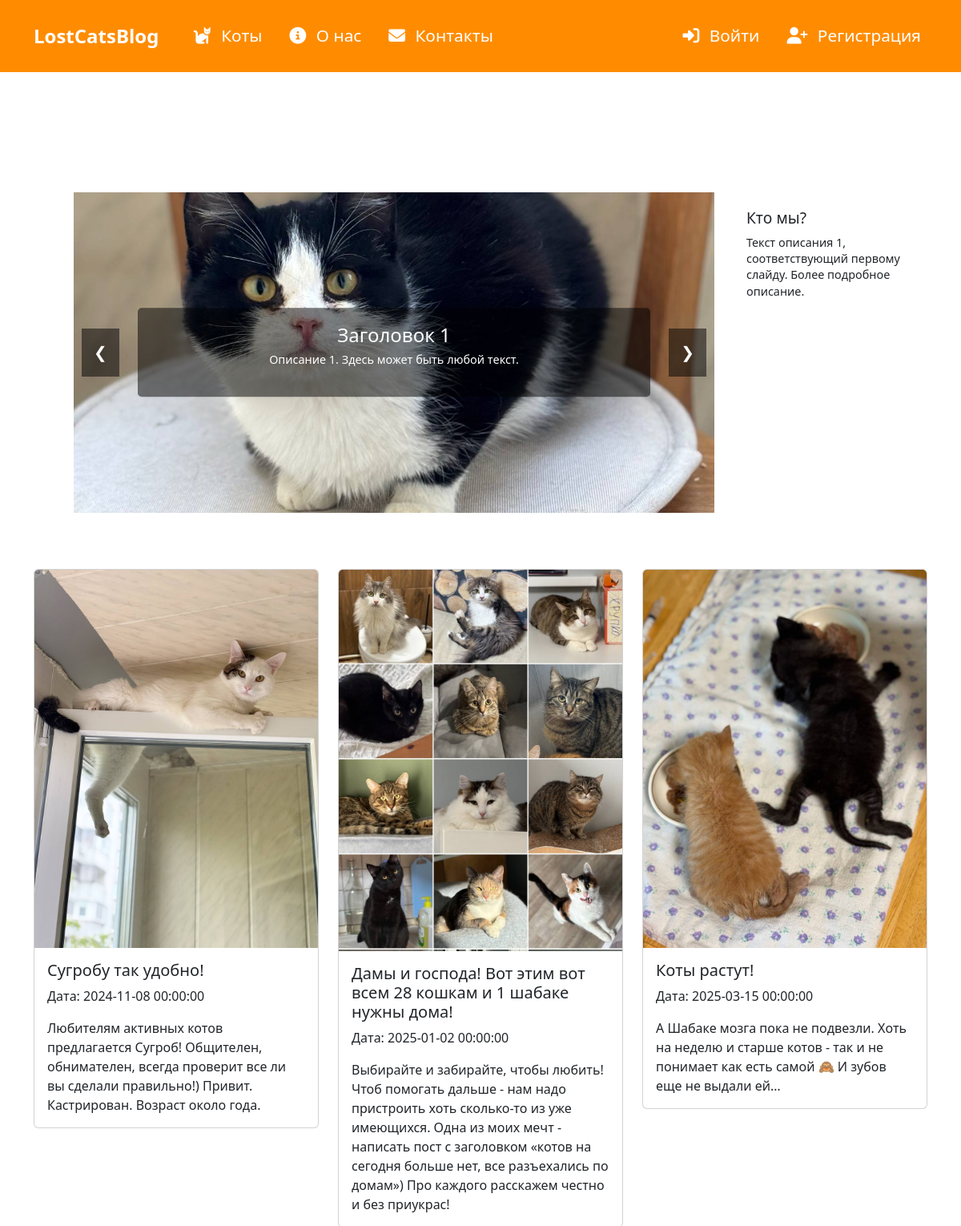
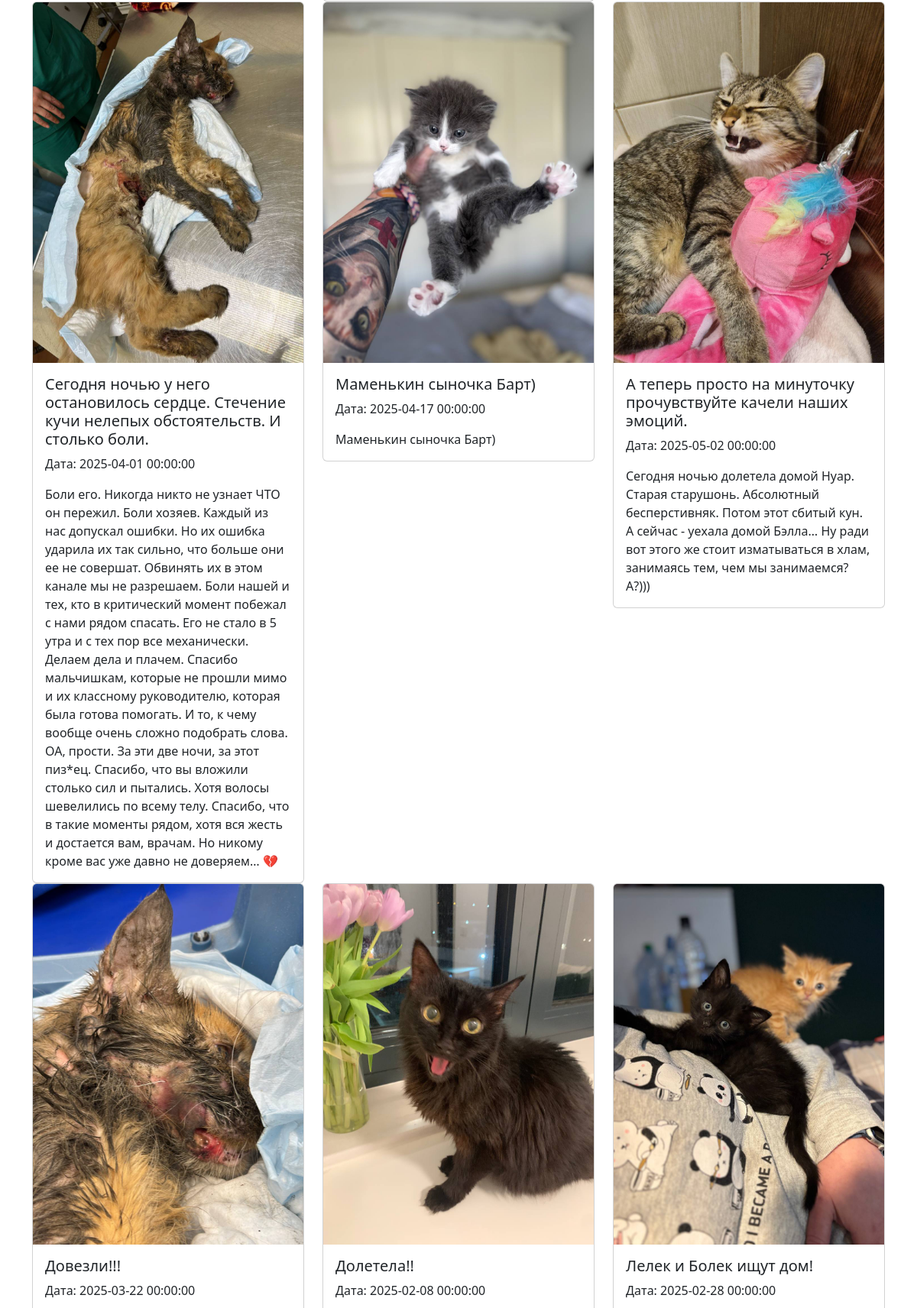
The page / (upper part) on the database its author committed (2 pictures, top to bottom).
### models.py (models this page shows, shortened)
class News(db.Model):
        id = db.Column(db.Integer, primary_key=True)
        title = db.Column(db.String(300), nullable=False)
        date = db.Column(db.DateTime, nullable=False, default=datetime.now)  # Date and time, default to now
        content = db.Column(db.Text, nullable=False)  # Full text of the news
        image_url = db.Column(db.String(500), nullable=True) #URL to image

### app.py (the view)
@app.route('/')
def home_page():
    news = News.query.all()
    return render_template('home_page.html', news=news)

### templates/home_page.html (shortened to what this page needs)
{% extends "navigation.html" %}
{% block content %}
<div class="slider-wrapper">
    <div class="slider-container">
        <div class="slider">
            <div class="slide">
                <img src="static/img/img1.jpeg" alt="Изображение 1">
                <div class="slide-content">
                    <h2>Заголовок 1</h2>
                    <p>Описание 1. Здесь может быть любой текст.</p>
                </div>
            </div>
        </div>
        <button class="slider-button prev">&#10094;</button>
        <button class="slider-button next">&#10095;</button>
    </div>
    <div class="text-container">
        <div class="text-content active">
            <h2>Кто мы?</h2>
            <p>Текст описания 1, соответствующий первому слайду. Более подробное описание.</p>
        </div>
    </div>
</div>
<div class="news">
    <div class="row">
        {% for new in news %}
        <div class="col-md-4">
            <div class="card cat-card">
                <img src="{{ new.image_url }}" class="card-img-top" alt="{{ new.title }}">
                <div class="card-body">
                    <h5 class="card-title">{{ new.title }}</h5>
                    <p class="card-text">Дата: {{ new.date }} </p>
                    <p class="card-text">{{ new.content }}</p>
                </div>
            </div>
        </div>
        {% endfor %}
    </div>
</div>
{% endblock %}

### static/css/style.css (style rules this page uses)
body, html { margin: 0; padding: 0; height: 100%; overflow-x: hidden; }
.slider-wrapper { display: flex; align-items: flex-start; margin-top: 150px; margin-left: 50px; max-width: 1200px; gap: 20px; }
.slider-container { position: relative; width: 800px; height: 400px; overflow: hidden; }
.slider { display: flex; width: 800px; transition: transform 0.5s ease; }
.slide { flex: 0 0 100%; height: 100%; width: 800px; position: relative; }
.slide img { width: 800px; height: 400px; object-fit: cover; }
.slide-content { position: absolute; top: 50%; left: 50%; transform: translate(-50%, -50%); text-align: center; color: white; padding: 20px; background-color: rgba(0, 0, 0, 0.5); border-radius: 5px; width: 80%; }
.text-container { flex: 1; padding: 20px; }
.text-content { opacity: 0; visibility: hidden; transition: opacity 0.5s ease-in-out, visibility 0.5s; position: absolute; }
.text-content.active { opacity: 1; visibility: visible; position: relative; }
.text-content h2 { font-size: 1.2em; margin-bottom: 10px; }
.text-content p { font-size: 0.9em; line-height: 1.4; }
.slide-content h2 { font-size: 1.5em; margin-bottom: 5px; }
.slide-content p { font-size: 0.9em; }
.slider-button { position: absolute; top: 50%; transform: translateY(-50%); background-color: rgba(0, 0, 0, 0.5); color: white; border: none; padding: 15px; font-size: 20px; cursor: pointer; z-index: 10; }
.prev { left: 10px; }
.next { right: 10px; }
.news { margin-top: 70px; }

### rows shown on the page
News: image_url (picture), title "Сугробу так удобно!", date "2024-11-08 00:00:00", content "Любителям активных котов предлагается Сугроб! Общителен, обнимателен, всегда проверит все ли вы сделали правильно!) Привит. Кастрирован. Возраст около года."
News: image_url (picture), title "Дамы и господа! Вот этим вот всем 28 кошкам и 1 шабаке нужны дома!", date "2025-01-02 00:00:00", content "Выбирайте и забирайте, чтобы любить! Чтоб помогать дальше - нам надо пристроить хоть сколько-то из уже имеющихся. Одна из моих мечт - написать пост с заголовком «котов на сегодня больше нет, все разъехались по домам») Про каждого расскажем честно и без приукрас!"
News: image_url (picture), title "Коты растут!", date "2025-03-15 00:00:00", content "А Шабаке мозга пока не подвезли. Хоть на неделю и старше котов - так и не понимает как есть самой 🙈 И зубов еще не выдали ей…"
News: image_url (picture), title "Сегодня ночью у него остановилось сердце. Стечение кучи нелепых обстоятельств. И столько боли.", date "2025-04-01 00:00:00", content "Боли его. Никогда никто не узнает ЧТО он пережил. Боли хозяев. Каждый из нас допускал ошибки. Но их ошибка ударила их так сильно, что больше они ее не совершат. Обвинять их в этом канале мы не разрешаем. Боли нашей и тех, кто в критический момент побежал с нами рядом спасать. Его не стало в 5 утра и с тех пор все механически. Делаем дела и плачем. Спасибо мальчишкам, которые не прошли мимо и их классному руководителю, которая была готова помогать. И то, к чему вообще очень сложно подобрать слова. ОА, прости. За эти две ночи, за этот пиз*ец. Спасибо, что вы вложили столько сил и пытались. Хотя волосы шевелились по всему телу. Спасибо, что в такие моменты рядом, хотя вся жесть и достается…"
News: image_url (picture), title "Маменькин сыночка Барт)", date "2025-04-17 00:00:00", content "Маменькин сыночка Барт)"
News: image_url (picture), title "А теперь просто на минуточку прочувствуйте качели наших эмоций.", date "2025-05-02 00:00:00", content "Сегодня ночью долетела домой Нуар. Старая старушонь. Абсолютный бесперстивняк. Потом этот сбитый кун. А сейчас - уехала домой Бэлла… Ну ради вот этого же стоит изматываться в хлам, занимаясь тем, чем мы занимаемся? А?)))"
News: image_url (picture), title "Довезли!!!", date "2025-03-22 00:00:00"
News: image_url (picture), title "Долетела!!", date "2025-02-08 00:00:00"
News: image_url (picture), title "Лелек и Болек ищут дом!", date "2025-02-28 00:00:00"
